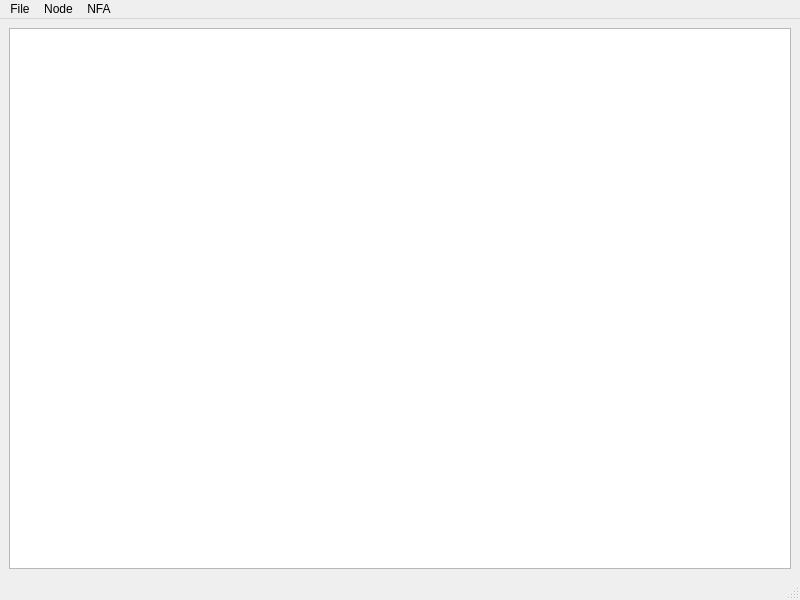
<?xml version="1.0" encoding="UTF-8"?>
<ui version="4.0">
 <class>NFAWindow</class>
 <widget class="QMainWindow" name="NFAWindow">
  <property name="geometry">
   <rect>
    <x>0</x>
    <y>0</y>
    <width>800</width>
    <height>600</height>
   </rect>
  </property>
  <property name="windowTitle">
   <string>NFA</string>
  </property>
  <widget class="QWidget" name="centralwidget">
   <layout class="QVBoxLayout" name="verticalLayout">
    <item>
     <widget class="QGraphicsView" name="graphicsView"/>
    </item>
   </layout>
  </widget>
  <widget class="QMenuBar" name="menubar">
   <property name="geometry">
    <rect>
     <x>0</x>
     <y>0</y>
     <width>800</width>
     <height>27</height>
    </rect>
   </property>
   <widget class="QMenu" name="menuFile">
    <property name="title">
     <string>File</string>
    </property>
    <addaction name="actionSave"/>
   </widget>
   <widget class="QMenu" name="menuNode">
    <property name="title">
     <string>Node</string>
    </property>
    <widget class="QMenu" name="menuEdit">
     <property name="title">
      <string>Edit</string>
     </property>
     <addaction name="actionChange_Name"/>
     <addaction name="actionChange_State"/>
    </widget>
    <addaction name="actionNew"/>
    <addaction name="actionConnect"/>
    <addaction name="menuEdit"/>
    <addaction name="actionDisconnect"/>
    <addaction name="actionDelete"/>
   </widget>
   <widget class="QMenu" name="menuDFA">
    <property name="title">
     <string>NFA</string>
    </property>
    <addaction name="actionSolve"/>
   </widget>
   <addaction name="menuFile"/>
   <addaction name="menuNode"/>
   <addaction name="menuDFA"/>
  </widget>
  <widget class="QStatusBar" name="statusbar"/>
  <action name="actionSave">
   <property name="text">
    <string>Save</string>
   </property>
  </action>
  <action name="actionNew">
   <property name="text">
    <string>New</string>
   </property>
  </action>
  <action name="actionConnect">
   <property name="text">
    <string>Connect</string>
   </property>
  </action>
  <action name="actionDisconnect">
   <property name="text">
    <string>Disconnect</string>
   </property>
  </action>
  <action name="actionDelete">
   <property name="text">
    <string>Delete</string>
   </property>
  </action>
  <action name="actionSolve">
   <property name="text">
    <string>Solve</string>
   </property>
  </action>
  <action name="actionChange_Name">
   <property name="text">
    <string>Change Name</string>
   </property>
  </action>
  <action name="actionChange_State">
   <property name="text">
    <string>Change State</string>
   </property>
  </action>
  <action name="actionOpen">
   <property name="text">
    <string>Open</string>
   </property>
  </action>
 </widget>
 <resources/>
 <connections/>
</ui>
